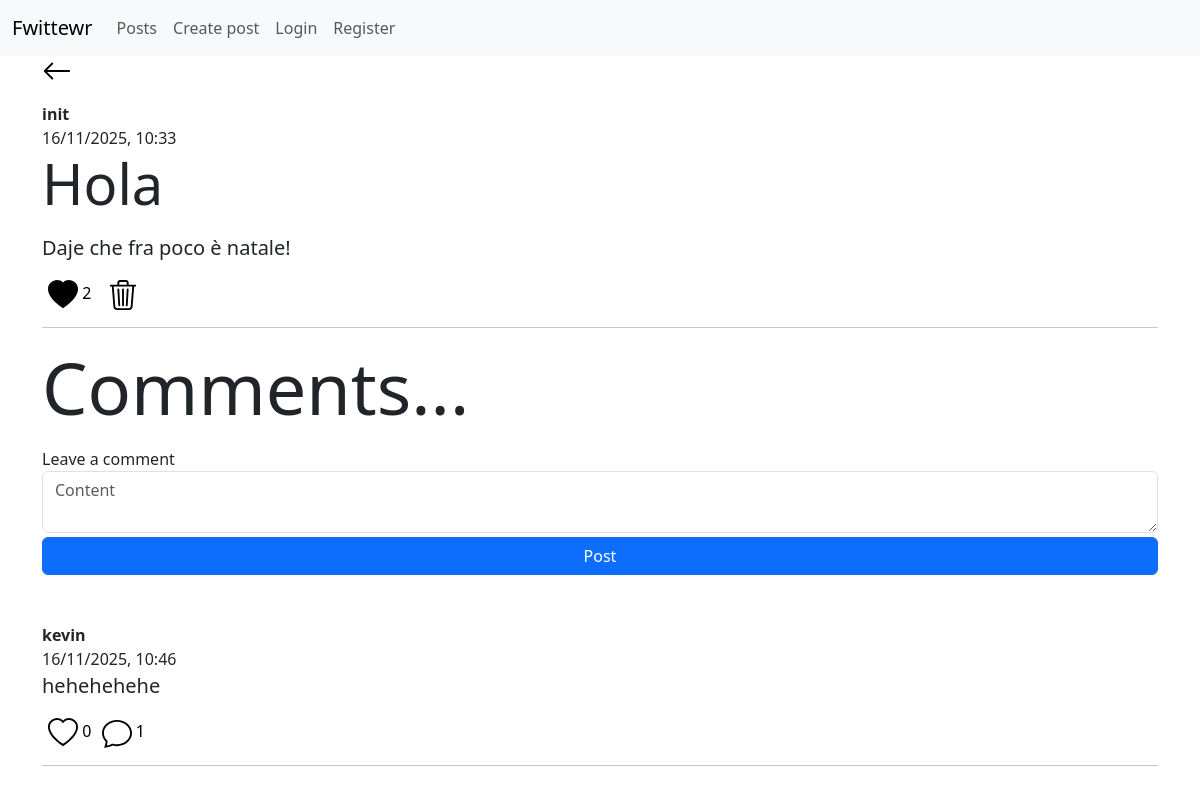
The page /post-comments/3 (signed in) on the database its author committed.
### app/models.py (models this page shows)
class User(db.Model, UserMixin):
    id = db.Column(db.Integer, primary_key=True)
    username = db.Column(db.String(20), nullable=False, unique=True)
    password = db.Column(db.String(80), nullable=False)
    created_posts = db.relationship('Post', backref='user', lazy='select')
    created_comments = db.relationship('Comment', backref='user', lazy='select')
    liked_posts = db.relationship('Post', secondary=liked_posts, backref='liked_users', lazy='select')
    liked_comments = db.relationship('Comment', secondary=liked_comments, backref = 'liked_users', lazy='select')

class Post(db.Model):
    id = db.Column(db.Integer, primary_key=True)
    title = db.Column(db.String(50))
    content = db.Column(db.String(200), nullable=False)
    creation_date = db.Column(db.DateTime(timezone=True), default=datetime.now(timezone.utc))
    deleted = db.Column(db.Boolean, default=False)
    comments = db.relationship('Comment', backref='referenced_post', lazy='select')
    user_id = db.Column(db.Integer, db.ForeignKey('user.id'), nullable=False)

class Comment(db.Model):
    id = db.Column(db.Integer, primary_key=True)
    content = db.Column(db.String(200), nullable=False)
    creation_date = db.Column(db.DateTime(timezone=True), default=datetime.now(timezone.utc))
    deleted = db.Column(db.Boolean, default=False)
    comments = db.relationship('Comment', backref=backref('referenced_comment', remote_side=[id]), lazy='select')
    referenced_comment_id = db.Column(db.Integer, db.ForeignKey('comment.id'))
    referenced_post_id = db.Column(db.Integer, db.ForeignKey('post.id'))
    user_id = db.Column(db.Integer, db.ForeignKey('user.id'), nullable=False)
    __table_args__ = (
        CheckConstraint(
            'referenced_comment_id IS NOT NULL OR referenced_post_id IS NOT NULL',
            name='check_comment_or_post_not_null'
        ),
    )

### app/routes/home_bp.py (the view)
@home_bp.route('/post-comments/<id>', methods=['GET', 'POST'])
@login_required
def show_post_comments(id):
    form = CreatePostForm()
    post = Post.query.filter_by(id=id).first_or_404()
    if form.validate_on_submit():
        comment = Comment(content=form.content.data)
        current_user.created_comments.append(comment)
        comment.referenced_post = post
        db.session.commit()
        return redirect(url_for('home.show_post_comments', id=id))
    return render_template('home/comments/post-comments.html', post=post, form=form)

### app/forms.py
class CreatePostForm(FlaskForm):
    title = StringField(validators=[Length(min=0, max=50)], render_kw={'placeholder':'Title', 'class':'form-control'})
    content = TextAreaField(validators=[DataRequired(), Length(min=4, max=200)], render_kw={'placeholder':'Content', 'class':'form-control'})
    submit = SubmitField('Post', render_kw={'class':'btn btn-primary mt-1 w-100'})

### app/__init__.py (called while the page is built)
def create_app():
    app = Flask(__name__)
    app.config['SQLALCHEMY_DATABASE_URI'] = 'sqlite:///database.db'
    app.secret_key = 'thisisasecretkey'
    db.init_app(app)
    bcrypt.init_app(app)
    login_manager.init_app(app)
    csrf.init_app(app)
    login_manager.login_view = 'auth.login'
    @login_manager.user_loader
    def load_user(user_id):
        return User.query.get(int(user_id))
    app.register_blueprint(auth_bp)
    app.register_blueprint(home_bp)
    app.register_blueprint(errors_bp)
    return app

### app/templates/home/comments/post-comments.html (shortened to what this page needs)
{% extends 'base.html' %}
{% block body %}
<div class="mx-auto">
    <a href="{{ url_for('home.posts') }}">
        <img style="width: 30px" src="{{ url_for('static', filename='icons/arrow-left.svg') }}" alt="">
    </a>
    <div class="col-12 mt-3">
        <figure>
            <figcaption class="blockquite-footer">
                <b>{{ post.user.username }}</b> <br>
                {{ post.creation_date.strftime('%d/%m/%Y, %H:%M') }}
            </figcaption>
            {% if post.title %}
            <p class="display-4 post-title">{{ post.title }}</p>
            {% endif %}
            <p class="blockquote post-content">{{ post.content }}</p>
            <button onclick="like_post(this, '{{ post.id }}')" style="background-color:transparent; border:0px">
                {% if current_user in post.liked_users %}
                    <img style="width: 30px" src="{{ url_for('static', filename='icons/heart-fill.svg') }}" alt="">
                {% else %}
                    <img style="width: 30px" src="{{ url_for('static', filename='icons/heart.svg') }}" alt="">
                {% endif %}
                <span>{{ post.liked_users|length }}</span>
            </button>
            {% if post.user == current_user %}
            <button onclick="delete_post(this, '{{ post.id }}')" style="background-color: transparent; border: 0px; text-decoration: none">
                <img style="width: 30px" src="{{ url_for('static', filename='icons/trash3.svg') }}" alt="">
            </button>
            {% endif %}
        </figure>
        <hr>
    </div>
    <p class="display-2">Comments...</p>
    <form method="POST">
        <label for="content">Leave a comment</label>
        {{ form.content }}
        {{ form.submit }}
    </form>
    <div class="mt-5">
    {% for comment in post.comments | selectattr('deleted', 'equalto', False) %}
        <div class="col-12">
            <figure>
                <figcaption class="blockquite-footer">
                    <b>{{ comment.user.username }}</b> <br>
                    {{ comment.creation_date.strftime('%d/%m/%Y, %H:%M') }}
                </figcaption>
                <p class="blockquote">{{ comment.content }}</p>
                <button onclick="like_comment(this, '{{ comment.id }}')" style="background-color:transparent; border:0px">
                    {% if current_user in comment.liked_users %}
                        <img style="width: 30px" src="{{ url_for('static', filename='icons/heart-fill.svg') }}" alt="">
                    {% else %}
                        <img style="width: 30px" src="{{ url_for('static', filename='icons/heart.svg') }}" alt="">
                    {% endif %}
                    <span>{{ comment.liked_users|length }}</span>
                </button>
                <a style="text-decoration: none; border:0px; color: black" href="{{ url_for('home.show_comment_comments', id=comment.id) }}">
                    <img style="width: 30px" src="{{ url_for('static', filename='icons/chat.svg') }}" alt="">
                    <span>{{ comment.comments|length }}</span>
                </a>
            </figure>
            <hr>
        </div>
    {% endfor %}
    </div>
</div>
{% endblock %}

### app/templates/base.html (shortened to what this page needs)
<!DOCTYPE html>
<html lang="en">
<head>
	<link rel="stylesheet" href="{{ url_for('static', filename='bootstrap/css/bootstrap.min.css') }}">
</head>
<body>
	<nav class="navbar navbar-expand-lg bg-body-tertiary">
		<div class="container-fluid">
		<a class="navbar-brand" href="#">Fwittewr</a>
		<div class="collapse navbar-collapse" id="navbarSupportedContent">
			<ul class="navbar-nav me-auto mb-2 mb-lg-0">
			<li class="nav-item">
				<a class="nav-link" href="{{ url_for('home.posts') }}">Posts</a>
			</li>
			<li class="nav-item">
				<a class="nav-link" href="{{ url_for('home.create_post') }}">Create post</a>
			</li>
			<li class="nav-item">
				<a class="nav-link" href="{{ url_for('auth.login') }}">Login</a>
			</li>
			<li class="nav-item">
				<a class="nav-link" href="{{ url_for('auth.register') }}">Register</a>
			</li>
		</div>
		</div>
	</nav>
	<div class="container">
		{% block body %}
		{% endblock %}
	</div>
</body>
</html>

### rows shown on the page
User: user.username "init"
Post: creation_date "16/11/2025, 10:33", title "Hola", content "Daje che fra poco è natale!"
Comment: user.username "kevin", creation_date "16/11/2025, 10:46", content "hehehehehe", liked_users|length "0", comments|length "1"

### other values the page prints
{{ post.liked_users|length }} "2"
